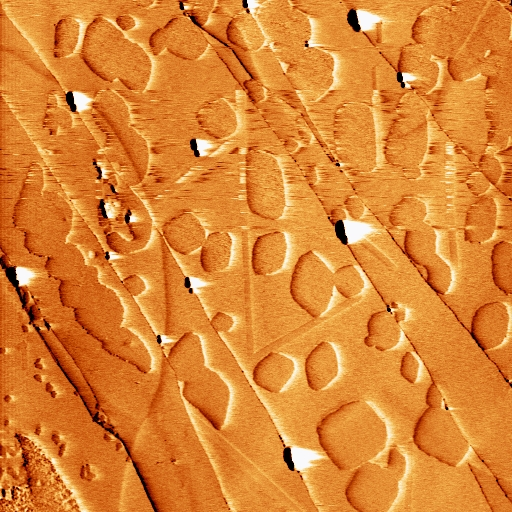
#> input picture Image dataset/1_amplitude.jpg, 512 x 512 px, found by its file name
$ jupyter execute --allow-errors Multi_otsu_thresholding.ipynb
#> lines starting #> are read from the running program, lines starting #| are printed output that depends on the picture
Multi-Otsu thresholding

[cell 1]
import matplotlib
import matplotlib.pyplot as plt
import numpy as np
from skimage import io, filters

# Function to process and display the image using Multi-Otsu thresholding
def process_image(image_path):
    # Setting the font size for all plots.
#> called with image_path = '/content/1_amplitude.jpg'
    matplotlib.rcParams['font.size'] = 9

    # Reading the image from the given path.
    image = io.imread(image_path, as_gray=True)
#> image: shape (512, 512) float64; min 0, max 0.983, mean 0.569

    # Applying multi-Otsu threshold for the default value, generating
    # three classes.
    thresholds = filters.threshold_multiotsu(image)
#> thresholds = [0.451, 0.658]

    # Using the threshold values, we generate the three regions.
    regions = np.digitize(image, bins=thresholds)
#> regions: shape (512, 512) int64; 3 distinct labels, from 0 to 2

    fig, ax = plt.subplots(nrows=1, ncols=3, figsize=(10, 3.5))

    # Plotting the original image.
    ax[0].imshow(image, cmap='gray')
    ax[0].set_title('Original')
    ax[0].axis('off')

    # Plotting the histogram and the two thresholds obtained from
    # multi-Otsu.
    ax[1].hist(image.ravel(), bins=255)
    ax[1].set_title('Histogram')
    for thresh in thresholds:
        ax[1].axvline(thresh, color='r')
#> this loop made 2 passes
#> thresh on passes 1 to 2: 0.451, 0.658

    # Plotting the Multi Otsu result.
    ax[2].imshow(regions, cmap='jet')
    ax[2].set_title('Multi-Otsu result')
    ax[2].axis('off')

    plt.subplots_adjust()
    plt.show()
#> figure, not shown here; panel 2: tallest bar 6947 high, from x = 0.605 to 0.609


image_path = '/content/1_amplitude.jpg'  # Update this path
process_image(image_path)

[cell 2]
import matplotlib
import matplotlib.pyplot as plt
import numpy as np
from skimage import io, filters

# Function to process and display the image using Multi-Otsu thresholding
def process_image(image_path):
    # Setting the font size for all plots.
#> called with image_path = '/content/11_amplitude.jpg'
    matplotlib.rcParams['font.size'] = 9

    # Reading the image from the given path.
    image = io.imread(image_path, as_gray=True)
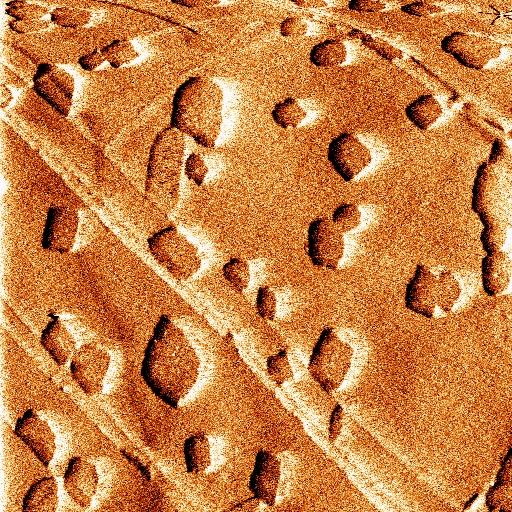
#> input picture Image dataset/11_amplitude.jpg, 512 x 512 px, found by its file name
#> image: shape (512, 512) float64; min 0, max 0.983, mean 0.548

    # Applying multi-Otsu threshold for the default value, generating
    # three classes.
    thresholds = filters.threshold_multiotsu(image)
#> thresholds = [0.367, 0.662]

    # Using the threshold values, we generate the three regions.
    regions = np.digitize(image, bins=thresholds)

    fig, ax = plt.subplots(nrows=1, ncols=3, figsize=(10, 3.5))

    # Plotting the original image.
    ax[0].imshow(image, cmap='gray')
    ax[0].set_title('Original')
    ax[0].axis('off')

    # Plotting the histogram and the two thresholds obtained from
    # multi-Otsu.
    ax[1].hist(image.ravel(), bins=255)
    ax[1].set_title('Histogram')
    for thresh in thresholds:
        ax[1].axvline(thresh, color='r')
#> this loop made 2 passes
#> thresh on passes 1 to 2: 0.367, 0.662

    # Plotting the Multi Otsu result.
    ax[2].imshow(regions, cmap='jet')
    ax[2].set_title('Multi-Otsu result')
    ax[2].axis('off')

    plt.subplots_adjust()
    plt.show()
#> figure, not shown here; panel 2: tallest bar 1791 high, from x = 0.536 to 0.539


image_path = '/content/11_amplitude.jpg'  # Update this path
process_image(image_path)

[cell 3]
import matplotlib
import matplotlib.pyplot as plt
import numpy as np
from skimage import io, filters

# Function to process and display the image using Multi-Otsu thresholding
def process_image(image_path):
    # Setting the font size for all plots.
#> called with image_path = '/content/14_amplitude.jpg'
    matplotlib.rcParams['font.size'] = 9

    # Reading the image from the given path.
    image = io.imread(image_path, as_gray=True)
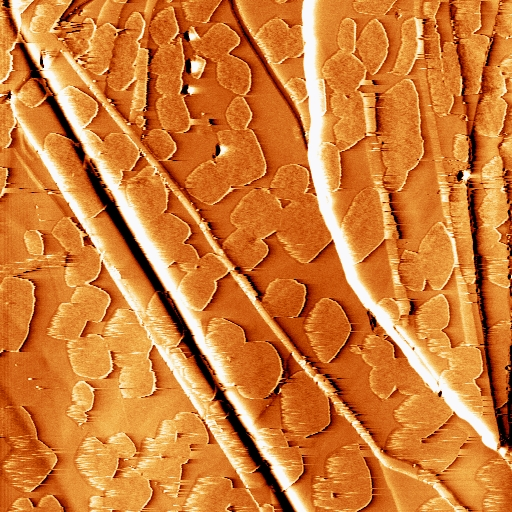
#> input picture Image dataset/14_amplitude.jpg, 512 x 512 px, found by its file name
#> image: shape (512, 512) float64; min 0, max 0.982, mean 0.539

    # Applying multi-Otsu threshold for the default value, generating
    # three classes.
    thresholds = filters.threshold_multiotsu(image)
#> thresholds = [0.359, 0.658]

    # Using the threshold values, we generate the three regions.
    regions = np.digitize(image, bins=thresholds)
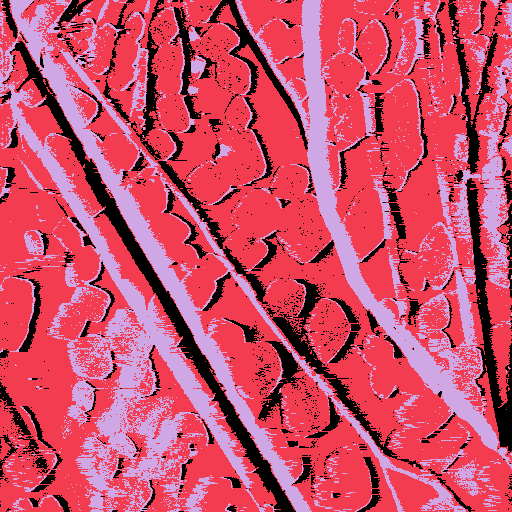
#> regions: shape (512, 512) int64; 3 distinct labels, from 0 to 2; one colour per label, 0 black

    fig, ax = plt.subplots(nrows=1, ncols=3, figsize=(10, 3.5))

    # Plotting the original image.
    ax[0].imshow(image, cmap='gray')
    ax[0].set_title('Original')
    ax[0].axis('off')

    # Plotting the histogram and the two thresholds obtained from
    # multi-Otsu.
    ax[1].hist(image.ravel(), bins=255)
    ax[1].set_title('Histogram')
    for thresh in thresholds:
        ax[1].axvline(thresh, color='r')
#> this loop made 2 passes
#> thresh on passes 1 to 2: 0.359, 0.658

    # Plotting the Multi Otsu result.
    ax[2].imshow(regions, cmap='jet')
    ax[2].set_title('Multi-Otsu result')
    ax[2].axis('off')

    plt.subplots_adjust()
    plt.show()
#> figure, not shown here; panel 2: tallest bar 6931 high, from x = 0.975 to 0.979


image_path = '/content/14_amplitude.jpg'  # Update this path
process_image(image_path)

[cell 4]
import matplotlib
import matplotlib.pyplot as plt
import numpy as np
from skimage import io, filters

# Function to process and display the image using Multi-Otsu thresholding
def process_image(image_path):
    # Setting the font size for all plots.
#> called with image_path = '/content/16_amplitude.jpg'
    matplotlib.rcParams['font.size'] = 9

    # Reading the image from the given path.
    image = io.imread(image_path, as_gray=True)
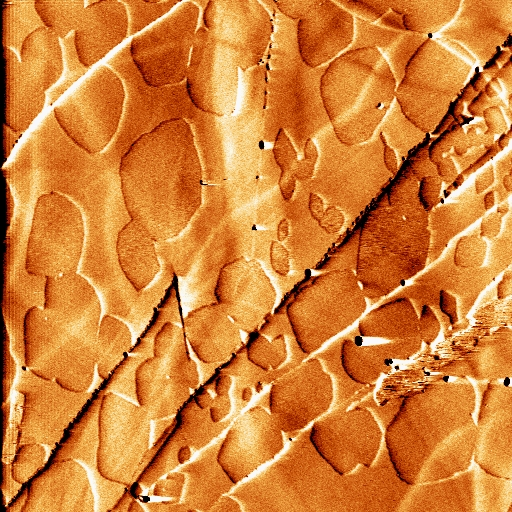
#> input picture Image dataset/16_amplitude.jpg, 512 x 512 px, found by its file name
#> image: shape (512, 512) float64; min 0, max 0.983, mean 0.555

    # Applying multi-Otsu threshold for the default value, generating
    # three classes.
    thresholds = filters.threshold_multiotsu(image)
#> thresholds = [0.378, 0.643]

    # Using the threshold values, we generate the three regions.
    regions = np.digitize(image, bins=thresholds)

    fig, ax = plt.subplots(nrows=1, ncols=3, figsize=(10, 3.5))

    # Plotting the original image.
    ax[0].imshow(image, cmap='gray')
    ax[0].set_title('Original')
    ax[0].axis('off')

    # Plotting the histogram and the two thresholds obtained from
    # multi-Otsu.
    ax[1].hist(image.ravel(), bins=255)
    ax[1].set_title('Histogram')
    for thresh in thresholds:
        ax[1].axvline(thresh, color='r')
#> this loop made 2 passes
#> thresh on passes 1 to 2: 0.378, 0.643

    # Plotting the Multi Otsu result.
    ax[2].imshow(regions, cmap='jet')
    ax[2].set_title('Multi-Otsu result')
    ax[2].axis('off')

    plt.subplots_adjust()
    plt.show()
#> figure, not shown here; panel 2: tallest bar 3022 high, from x = 0.551 to 0.555


image_path = '/content/16_amplitude.jpg'  # Update this path
process_image(image_path)

[cell 5]
import matplotlib
import matplotlib.pyplot as plt
import numpy as np
from skimage import io, filters

# Function to process and display the image using Multi-Otsu thresholding
def process_image(image_path):
    # Setting the font size for all plots.
#> called with image_path = '/content/10_amplitude.jpg'
    matplotlib.rcParams['font.size'] = 9

    # Reading the image from the given path.
    image = io.imread(image_path, as_gray=True)
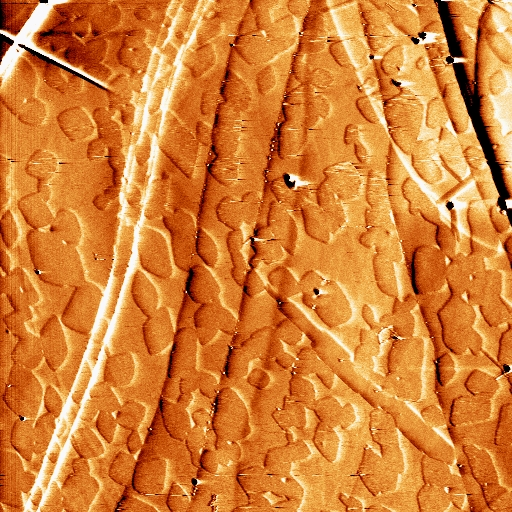
#> input picture Image dataset/10_amplitude.jpg, 512 x 512 px, found by its file name
#> image: shape (512, 512) float64; min 0, max 0.983, mean 0.552

    # Applying multi-Otsu threshold for the default value, generating
    # three classes.
    thresholds = filters.threshold_multiotsu(image)
#> thresholds = [0.401, 0.662]

    # Using the threshold values, we generate the three regions.
    regions = np.digitize(image, bins=thresholds)
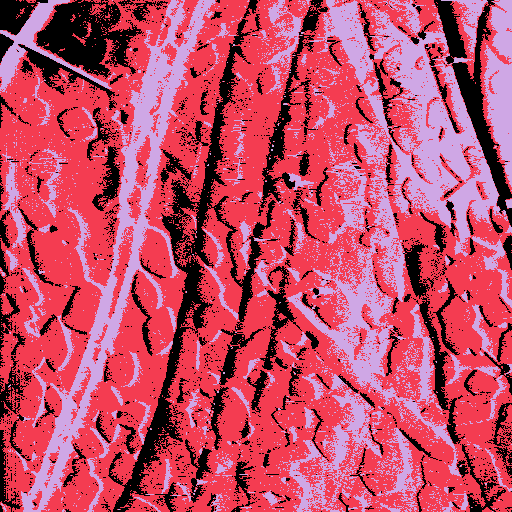
#> regions: shape (512, 512) int64; 3 distinct labels, from 0 to 2; one colour per label, 0 black

    fig, ax = plt.subplots(nrows=1, ncols=3, figsize=(10, 3.5))

    # Plotting the original image.
    ax[0].imshow(image, cmap='gray')
    ax[0].set_title('Original')
    ax[0].axis('off')

    # Plotting the histogram and the two thresholds obtained from
    # multi-Otsu.
    ax[1].hist(image.ravel(), bins=255)
    ax[1].set_title('Histogram')
    for thresh in thresholds:
        ax[1].axvline(thresh, color='r')
#> this loop made 2 passes
#> thresh on passes 1 to 2: 0.401, 0.662

    # Plotting the Multi Otsu result.
    ax[2].imshow(regions, cmap='jet')
    ax[2].set_title('Multi-Otsu result')
    ax[2].axis('off')

    plt.subplots_adjust()
    plt.show()
#> figure, not shown here; panel 2: tallest bar 4102 high, from x = 0.551 to 0.555


image_path = '/content/10_amplitude.jpg'  # Update this path
process_image(image_path)

[cell 6]
import matplotlib
import matplotlib.pyplot as plt
import numpy as np
from skimage import io, filters

# Function to process and display the image using Multi-Otsu thresholding
def process_image(image_path):
    # Setting the font size for all plots.
#> called with image_path = '/content/11_phase.jpg'
    matplotlib.rcParams['font.size'] = 9

    # Reading the image from the given path.
    image = io.imread(image_path, as_gray=True)
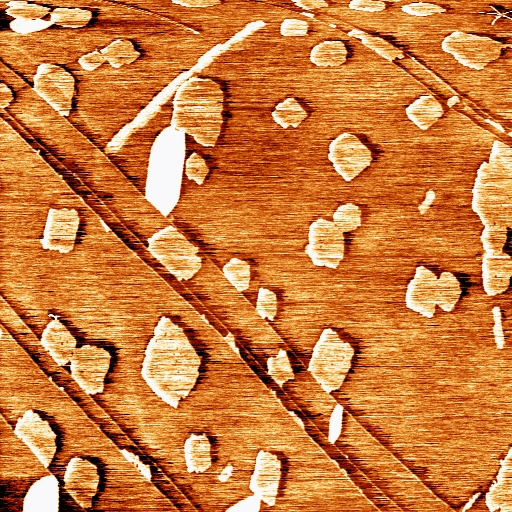
#> input picture Image dataset/11_phase.jpg, 512 x 512 px, found by its file name
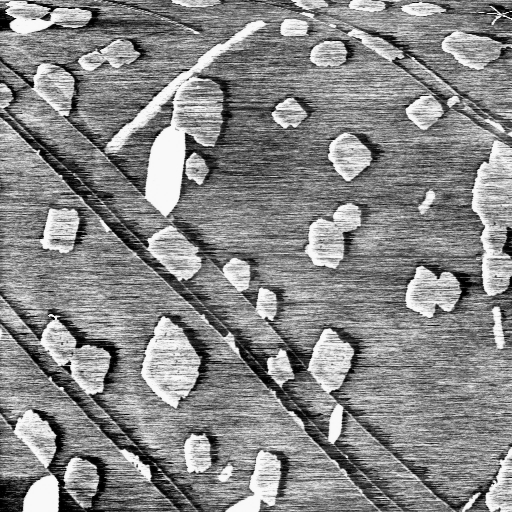
#> image: shape (512, 512) float64; min 0, max 0.983, mean 0.534

    # Applying multi-Otsu threshold for the default value, generating
    # three classes.
    thresholds = filters.threshold_multiotsu(image)
#> thresholds = [0.374, 0.67]

    # Using the threshold values, we generate the three regions.
    regions = np.digitize(image, bins=thresholds)
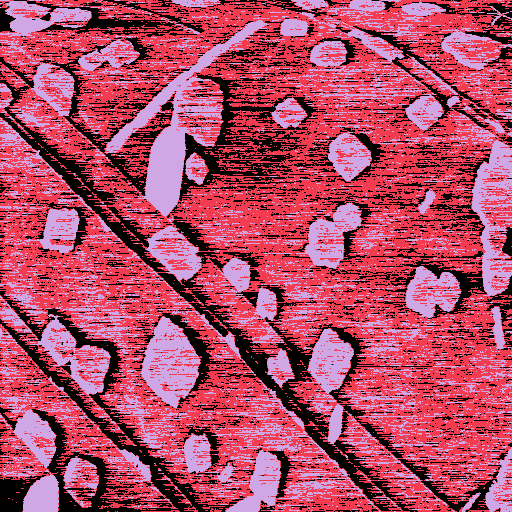
#> regions: shape (512, 512) int64; 3 distinct labels, from 0 to 2; one colour per label, 0 black

    fig, ax = plt.subplots(nrows=1, ncols=3, figsize=(10, 3.5))

    # Plotting the original image.
    ax[0].imshow(image, cmap='gray')
    ax[0].set_title('Original')
    ax[0].axis('off')

    # Plotting the histogram and the two thresholds obtained from
    # multi-Otsu.
    ax[1].hist(image.ravel(), bins=255)
    ax[1].set_title('Histogram')
    for thresh in thresholds:
        ax[1].axvline(thresh, color='r')
#> this loop made 2 passes
#> thresh on passes 1 to 2: 0.374, 0.67

    # Plotting the Multi Otsu result.
    ax[2].imshow(regions, cmap='jet')
    ax[2].set_title('Multi-Otsu result')
    ax[2].axis('off')

    plt.subplots_adjust()
    plt.show()
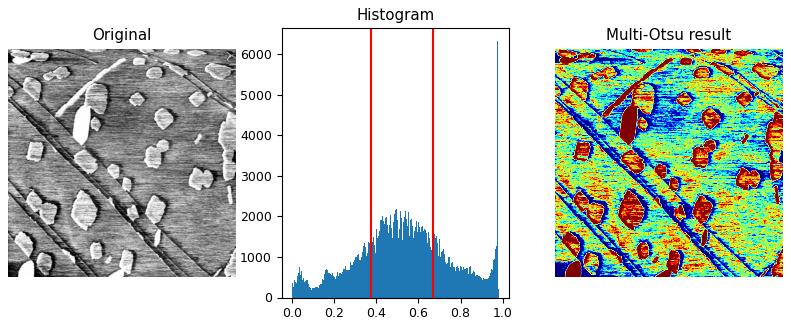
#> figure drawn by matplotlib, 3 panels; panel 2: tallest bar 6331 high, from x = 0.975 to 0.979


image_path = '/content/11_phase.jpg'  # Update this path
process_image(image_path)

[cell 7]
import matplotlib
import matplotlib.pyplot as plt
import numpy as np
from skimage import io, filters

# Function to process and display the image using Multi-Otsu thresholding
def process_image(image_path):
    # Setting the font size for all plots.
    matplotlib.rcParams['font.size'] = 9

    # Reading the image from the given path.
    image = io.imread(image_path, as_gray=True)

    # Applying multi-Otsu threshold for the default value, generating
    # three classes.
    thresholds = filters.threshold_multiotsu(image)

    # Using the threshold values, we generate the three regions.
    regions = np.digitize(image, bins=thresholds)

    fig, ax = plt.subplots(nrows=1, ncols=3, figsize=(10, 3.5))

    # Plotting the original image.
    ax[0].imshow(image, cmap='gray')
    ax[0].set_title('Original')
    ax[0].axis('off')

    # Plotting the histogram and the two thresholds obtained from
    # multi-Otsu.
    ax[1].hist(image.ravel(), bins=255)
    ax[1].set_title('Histogram')
    for thresh in thresholds:
        ax[1].axvline(thresh, color='r')

    # Plotting the Multi Otsu result.
    ax[2].imshow(regions, cmap='jet')
    ax[2].set_title('Multi-Otsu result')
    ax[2].axis('off')

    plt.subplots_adjust()
    plt.show()


image_path = '/content/16_phase.jpg'  # Update this path
#> (the rest of this cell did not finish here and is left out)

[cell 8]
import matplotlib
import matplotlib.pyplot as plt
import numpy as np
from skimage import io, filters

# Function to process and display the image using Multi-Otsu thresholding
def process_image(image_path):
    # Setting the font size for all plots.
    matplotlib.rcParams['font.size'] = 9

    # Reading the image from the given path.
    image = io.imread(image_path, as_gray=True)

    # Applying multi-Otsu threshold for the default value, generating
    # three classes.
    thresholds = filters.threshold_multiotsu(image)

    # Using the threshold values, we generate the three regions.
    regions = np.digitize(image, bins=thresholds)

    fig, ax = plt.subplots(nrows=1, ncols=3, figsize=(10, 3.5))

    # Plotting the original image.
    ax[0].imshow(image, cmap='gray')
    ax[0].set_title('Original')
    ax[0].axis('off')

    # Plotting the histogram and the two thresholds obtained from
    # multi-Otsu.
    ax[1].hist(image.ravel(), bins=255)
    ax[1].set_title('Histogram')
    for thresh in thresholds:
        ax[1].axvline(thresh, color='r')

    # Plotting the Multi Otsu result.
    ax[2].imshow(regions, cmap='jet')
    ax[2].set_title('Multi-Otsu result')
    ax[2].axis('off')

    plt.subplots_adjust()
    plt.show()


image_path = '/content/14_phase.jpg'  # Update this path
#> image_path = '/content/14_phase.jpg'
#> (the rest of this cell did not finish here and is left out)


[cell 9]
import matplotlib
import matplotlib.pyplot as plt
import numpy as np
from skimage import io, filters

# Function to process and display the image using Multi-Otsu thresholding
def process_image(image_path):
    # Setting the font size for all plots.
    matplotlib.rcParams['font.size'] = 9

    # Reading the image from the given path.
    image = io.imread(image_path, as_gray=True)

    # Applying multi-Otsu threshold for the default value, generating
    # three classes.
    thresholds = filters.threshold_multiotsu(image)

    # Using the threshold values, we generate the three regions.
    regions = np.digitize(image, bins=thresholds)

    fig, ax = plt.subplots(nrows=1, ncols=3, figsize=(10, 3.5))

    # Plotting the original image.
    ax[0].imshow(image, cmap='gray')
    ax[0].set_title('Original')
    ax[0].axis('off')

    # Plotting the histogram and the two thresholds obtained from
    # multi-Otsu.
    ax[1].hist(image.ravel(), bins=255)
    ax[1].set_title('Histogram')
    for thresh in thresholds:
        ax[1].axvline(thresh, color='r')

    # Plotting the Multi Otsu result.
    ax[2].imshow(regions, cmap='jet')
    ax[2].set_title('Multi-Otsu result')
    ax[2].axis('off')

    plt.subplots_adjust()
    plt.show()


image_path = '/content/10_phase.jpg'  # Update this path
#> image_path = '/content/10_phase.jpg'
#> (the rest of this cell did not finish here and is left out)


[cell 10]
import matplotlib
import matplotlib.pyplot as plt
import numpy as np
from skimage import io, filters

# Function to process and display the image using Multi-Otsu thresholding
def process_image(image_path):
    # Setting the font size for all plots.
    matplotlib.rcParams['font.size'] = 9

    # Reading the image from the given path.
    image = io.imread(image_path, as_gray=True)

    # Applying multi-Otsu threshold for the default value, generating
    # three classes.
    thresholds = filters.threshold_multiotsu(image)

    # Using the threshold values, we generate the three regions.
    regions = np.digitize(image, bins=thresholds)

    fig, ax = plt.subplots(nrows=1, ncols=3, figsize=(10, 3.5))

    # Plotting the original image.
    ax[0].imshow(image, cmap='gray')
    ax[0].set_title('Original')
    ax[0].axis('off')

    # Plotting the histogram and the two thresholds obtained from
    # multi-Otsu.
    ax[1].hist(image.ravel(), bins=255)
    ax[1].set_title('Histogram')
    for thresh in thresholds:
        ax[1].axvline(thresh, color='r')

    # Plotting the Multi Otsu result.
    ax[2].imshow(regions, cmap='jet')
    ax[2].set_title('Multi-Otsu result')
    ax[2].axis('off')

    plt.subplots_adjust()
    plt.show()


image_path = '/content/1_phase.jpg'  # Update this path
#> image_path = '/content/1_phase.jpg'
#> (the rest of this cell did not finish here and is left out)


[cell 11]
import matplotlib
import matplotlib.pyplot as plt
import numpy as np
from skimage import io, filters

# Function to process and display the image using Multi-Otsu thresholding
def process_image(image_path):
    # Setting the font size for all plots.
    matplotlib.rcParams['font.size'] = 9

    # Reading the image from the given path.
    image = io.imread(image_path, as_gray=True)

    # Applying multi-Otsu threshold for the default value, generating
    # three classes.
    thresholds = filters.threshold_multiotsu(image)

    # Using the threshold values, we generate the three regions.
    regions = np.digitize(image, bins=thresholds)

    fig, ax = plt.subplots(nrows=1, ncols=3, figsize=(10, 3.5))

    # Plotting the original image.
    ax[0].imshow(image, cmap='gray')
    ax[0].set_title('Original')
    ax[0].axis('off')

    # Plotting the histogram and the two thresholds obtained from
    # multi-Otsu.
    ax[1].hist(image.ravel(), bins=255)
    ax[1].set_title('Histogram')
    for thresh in thresholds:
        ax[1].axvline(thresh, color='r')

    # Plotting the Multi Otsu result.
    ax[2].imshow(regions, cmap='jet')
    ax[2].set_title('Multi-Otsu result')
    ax[2].axis('off')

    plt.subplots_adjust()
    plt.show()


image_path = '/content/2_phase.jpg'  # Update this path
#> image_path = '/content/2_phase.jpg'
#> (the rest of this cell did not finish here and is left out)
